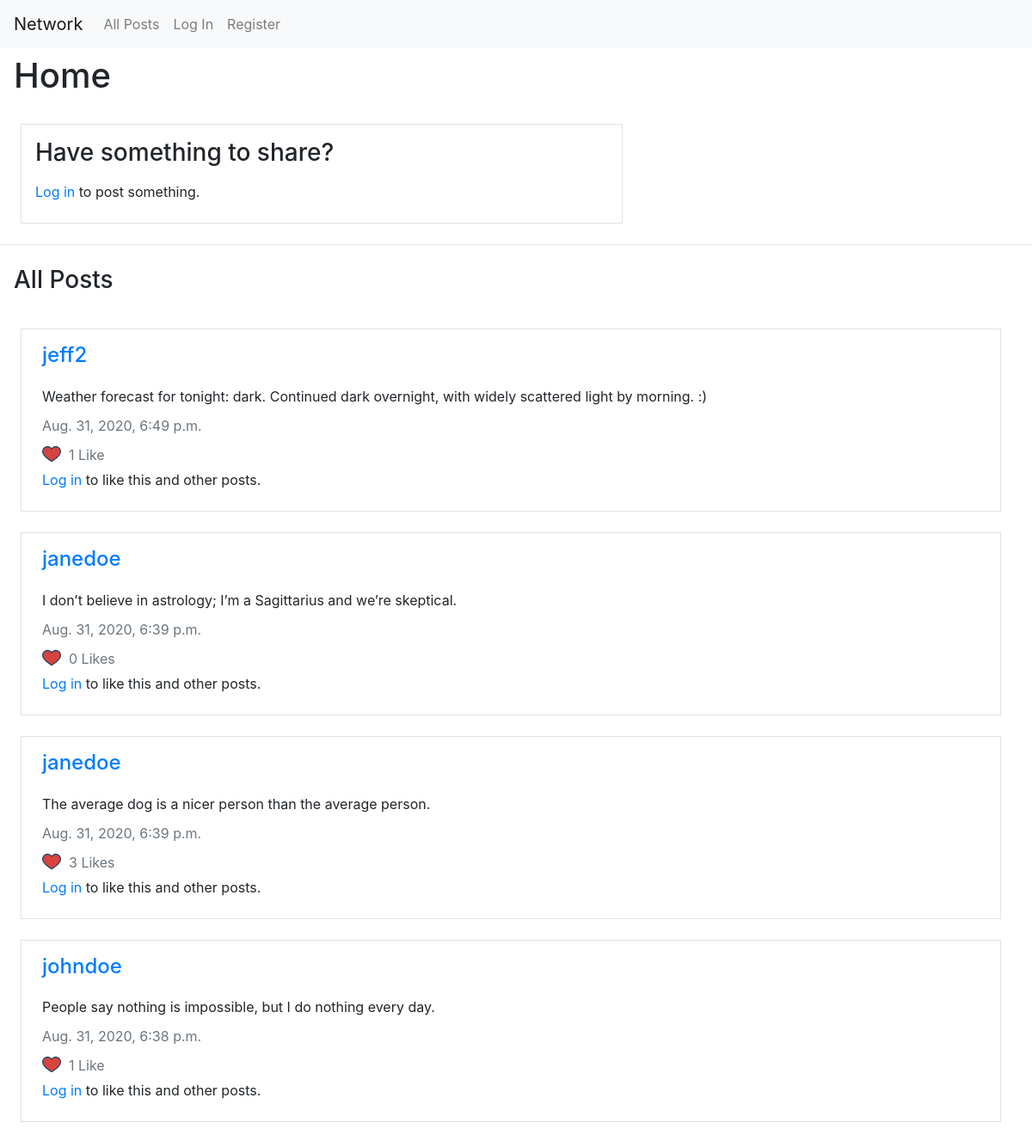
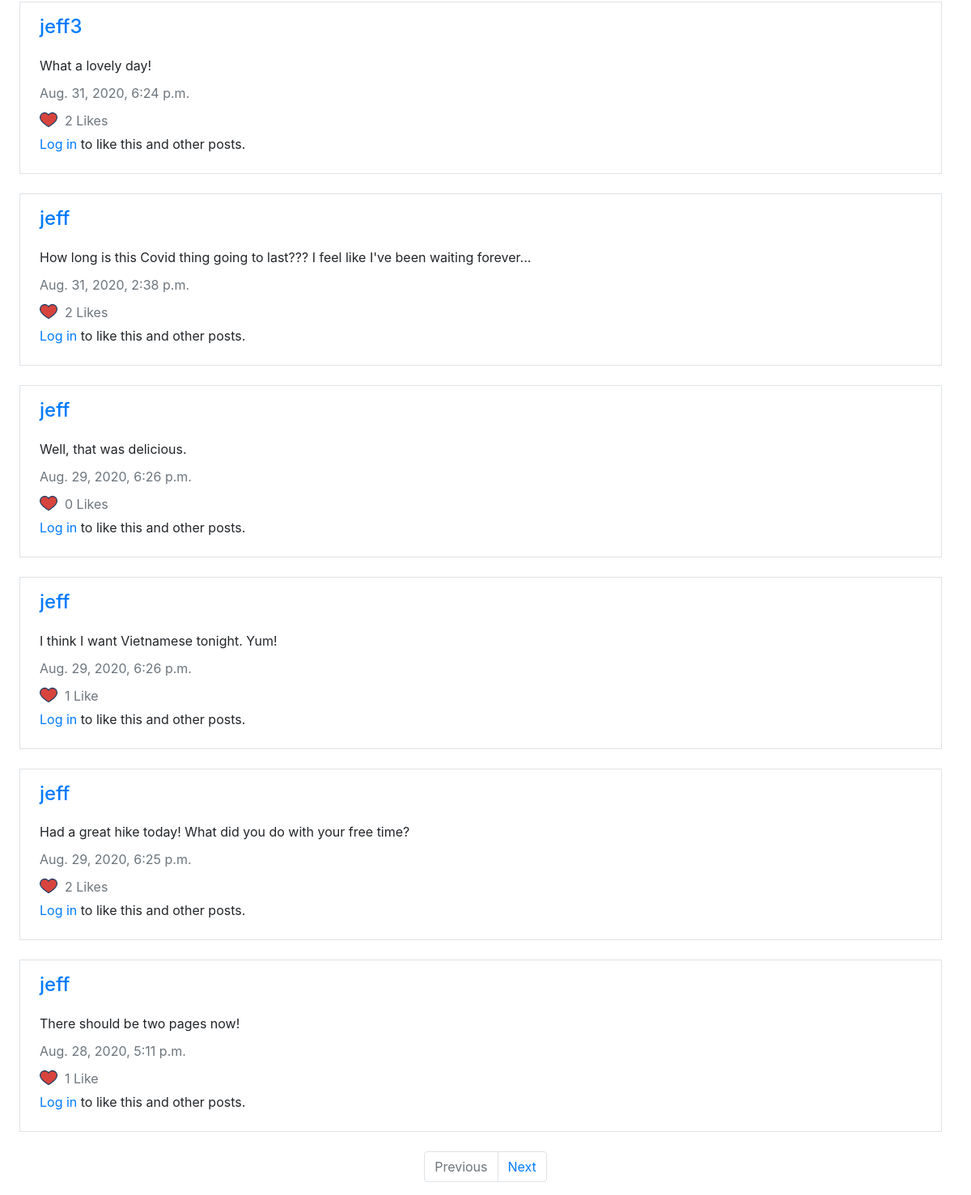
The page / on the database its author committed (2 pictures, top to bottom).
### network/models.py (models this page shows, shortened)
class Post(models.Model):
    user = models.ForeignKey(User, on_delete=models.PROTECT, related_name="user_posts")
    postbody = models.TextField(max_length=1000)
    timestamp = models.DateTimeField()
    likes = models.ManyToManyField(User, blank=True, related_name="liked_posts")

class User(AbstractUser):
    pass

### network/views.py (the view)
# urls.py: path("", views.index, name="index"),
def index(request):
    form = PostForm()
    allposts = Post.objects.all().order_by("-timestamp")
    paginator = Paginator(allposts, 10)
    page_number = request.GET.get('page')
    posts = paginator.get_page(page_number)
    if request.user.is_authenticated:
        liked_posts = request.user.liked_posts.all()
    else:
        liked_posts = []
    return render(request, "network/index.html", {
        'form': form,
        'posts': posts,
        'title': "All Posts",
        'liked_posts': liked_posts
    })

### network/templates/network/index.html (shortened to what this page needs)
{% extends "network/layout.html" %}
{% load static %}
{% block body %}
<div class="row mx-2 mt-2 px-2">
    <h1>Home</h1>
</div>
<div class="container border m-4 p-2" id="postcontainer">
    <div class="row m-2">
        <h3>Have something to share?</h3><br>
    </div>
    {% if user.is_authenticated %}
        <div class="row m-2">
            <form action="/post" method="post">
                {% csrf_token %}
                {% for field in form %}
                    {{ field }}<br>
                {% endfor %}
                <input type="submit" class="btn btn-primary" value="Post" id="submitpost">
            </form>
        </div>
    {% else %}
    <p class="mx-2"><a href="{% url 'login' %}">Log in</a> to post something.</p>
    {% endif %}
</div>
<hr>
<div class="row m-2 p-2">
    <h3>{{ title }}</h3>
</div>
    {% for post in posts %}
        <div class="container border m-4 p-2">
            <div class="row m-2 px-2">
                <a href="/users/{{post.user}}"><h4>{{ post.user }}</h4></a>
            </div>
            <div class="row mx-2 px-2">
                <p class="posttext" id="post-{{ post.id }}">{{ post.postbody }}</p>
            </div>
            <div class="row mx-2 px-2">
                <p class="text-secondary posttext">{{ post.timestamp }}</p><br>
            </div>
            {% if user.is_authenticated %}
                {% if post in liked_posts %}
                    <div class="row mx-2 px-2 unlike" data-postid="{{ post.id }}" data-userid="{{ user.id }}">
                        <img src="{% static 'network/heart-red.png' %}" class="icon posttext" id="heart-{{ post.id }}">&nbsp;&nbsp;
                        {% if post.likes.count == 1 %}
                            <p class="text-secondary posttext" id="likes-{{ post.id }}">{{ post.likes.count }} Like</p><br>
                        {% else %}
                            <p class="text-secondary posttext" id="likes-{{ post.id }}">{{ post.likes.count }} Likes</p><br>
                        {% endif %}
                    </div>
                {% else %}
                    <div class="row mx-2 px-2 like" data-postid="{{ post.id }}" data-userid="{{ user.id }}">
                        <img src="{% static 'network/heart.png' %}" class="icon posttext" id="heart-{{ post.id }}">&nbsp;&nbsp;
                        {% if post.likes.count == 1 %}
                            <p class="text-secondary posttext" id="likes-{{ post.id }}">{{ post.likes.count }} Like</p><br>
                        {% else %}
                            <p class="text-secondary posttext" id="likes-{{ post.id }}">{{ post.likes.count }} Likes</p><br>
                        {% endif %}
                    </div>
                {% endif %}
            {% else %}
                <div class="row mx-2 px-2">
                    <img src="{% static 'network/heart-red.png' %}" class="icon posttext" id="heart-{{ post.id }}">&nbsp;&nbsp;
                    {% if post.likes.count == 1 %}
                        <p class="text-secondary posttext" id="likes-{{ post.id }}">{{ post.likes.count }} Like</p><br>
                    {% else %}
                        <p class="text-secondary posttext" id="likes-{{ post.id }}">{{ post.likes.count }} Likes</p><br>
                    {% endif %}
                </div>
                <div class="row mx-2 px-2">
                    <p><a href="{% url 'login' %}">Log in</a> to like this and other posts.</p>
                </div>
            {% endif %}
        </div>
    {% empty %}
        <p class="m-2 px-2">No posts yet!</p>
    {% endfor %}
    <nav aria-label="Post page navigation">
        <ul class="pagination justify-content-center">
            {% if posts.has_previous %}
                <li class="page-item">
                    <a class="page-link" href="?page={{ posts.previous_page_number }}" tabindex="-1">Previous</a>
                </li>
            {% else %}
                <li class="page-item disabled">
                    <a class="page-link" href="#" tabindex="-1">Previous</a>
                </li>
            {% endif %}
            {% if posts.has_next %}
                <li class="page-item">
                    <a class="page-link" href="?page={{ posts.next_page_number }}" tabindex="-1">Next</a>
                </li>
            {% else %}
                <li class="page-item disabled">
                    <a class="page-link" href="#" tabindex="-1">Next</a>
                </li>
            {% endif %}
        </ul>
      </nav>
{% endblock %}

### network/static/network/styles.css (style rules this page uses)
#postcontainer { width: 700px; }
.icon { width: 22px; height: 22px; }
.posttext { margin: 5px 0; }

### rows shown on the page
Post: user "jeff2", postbody "Weather forecast for tonight: dark. Continued dark overnight, with widely scattered light by morning. :)", timestamp "Aug. 31, 2020, 6:49 p.m.", likes.count "1"
Post: user "janedoe", postbody "I don’t believe in astrology; I’m a Sagittarius and we’re skeptical.", timestamp "Aug. 31, 2020, 6:39 p.m.", likes.count "0"
Post: user "janedoe", postbody "The average dog is a nicer person than the average person.", timestamp "Aug. 31, 2020, 6:39 p.m.", likes.count "3"
Post: user "johndoe", postbody "People say nothing is impossible, but I do nothing every day.", timestamp "Aug. 31, 2020, 6:38 p.m.", likes.count "1"
Post: user "jeff3", postbody "What a lovely day!", timestamp "Aug. 31, 2020, 6:24 p.m.", likes.count "2"
Post: user "jeff", postbody "How long is this Covid thing going to last??? I feel like I've been waiting forever...", timestamp "Aug. 31, 2020, 2:38 p.m.", likes.count "2"
Post: user "jeff", postbody "Well, that was delicious.", timestamp "Aug. 29, 2020, 6:26 p.m.", likes.count "0"
Post: user "jeff", postbody "I think I want Vietnamese tonight. Yum!", timestamp "Aug. 29, 2020, 6:26 p.m.", likes.count "1"
Post: user "jeff", postbody "Had a great hike today! What did you do with your free time?", timestamp "Aug. 29, 2020, 6:25 p.m.", likes.count "2"
Post: user "jeff", postbody "There should be two pages now!", timestamp "Aug. 28, 2020, 5:11 p.m.", likes.count "1"

### other values the page prints
{{ title }} "All Posts"
